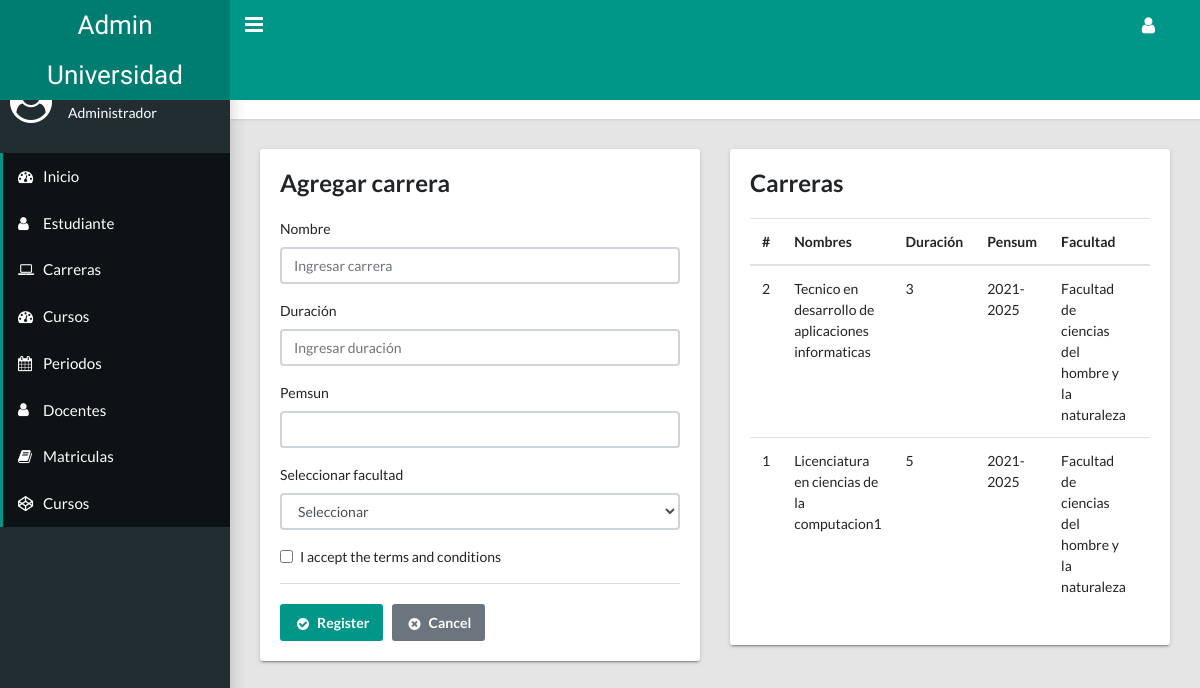
Before: /?option=carrera (signed in) with the older database file.
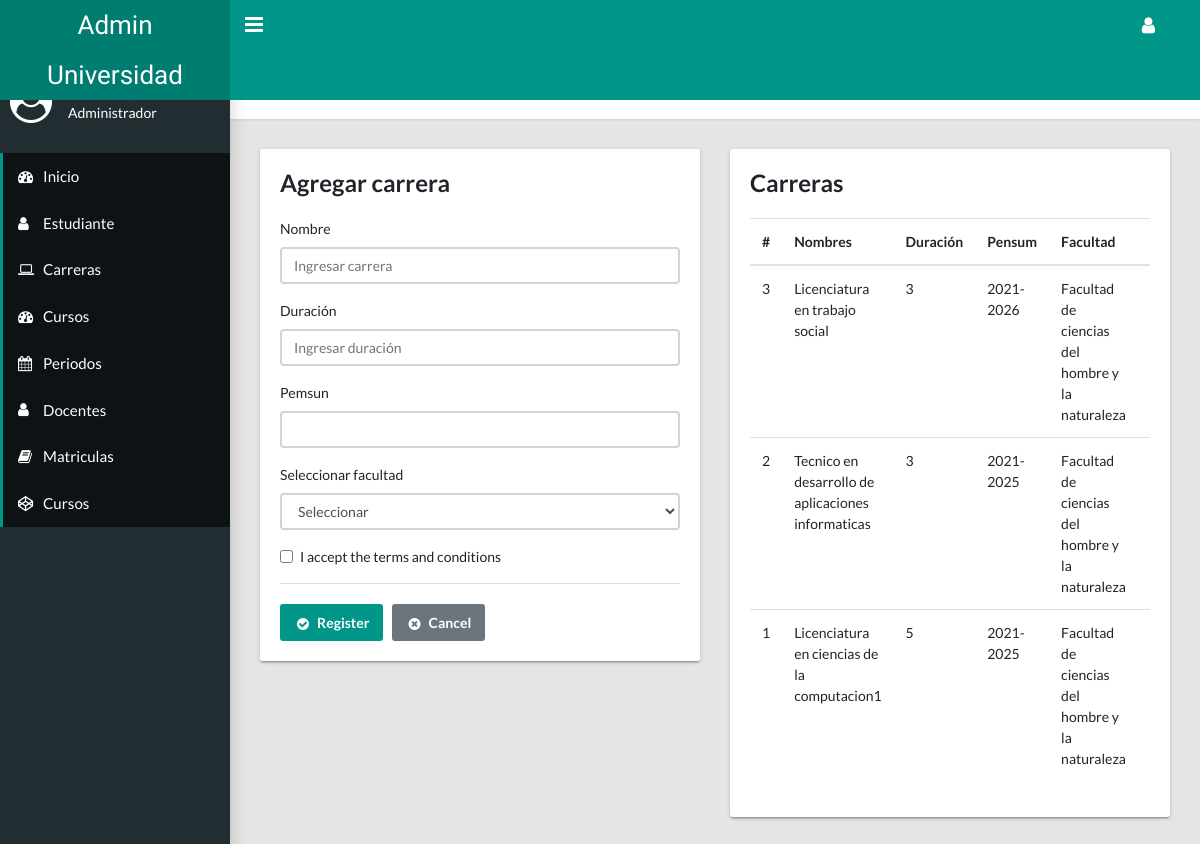
After: the same page with the newer database file.
### tables this page shows
CREATE TABLE `carreras` (
  `id` int(11) NOT NULL,
  `duracion` int(11) NOT NULL,
  `nombre` varchar(50) NOT NULL,
  `pensum` varchar(56) NOT NULL,
  `id_facultad` int(30) NOT NULL
);

CREATE TABLE `facultad` (
  `id` int(11) NOT NULL,
  `nombre` varchar(102) NOT NULL
);

### procesos/general_crud.php (called while the page is built, shortened)
<?php
    function select_data($query){
        $con = get_conexion();
        $result = $con->query($query);
        return $result->fetchAll(PDO::FETCH_ASSOC);
    }
?>

### procesos/mostrar-datos.php (called while the page is built, shortened)
<?php
    include_once "./procesos/general_crud.php";
    $query = "SELECT carreras.id,carreras.nombre,carreras.duracion,carreras.pensum,facultad.nombre as facultad FROM carreras INNER JOIN facultad ON carreras.id_facultad=facultad.id ORDER BY id DESC";
    $result_carrera_facultad = select_data($query);
?>

### views/career.php (the view, shortened to what this page needs)
<?php
include_once "./procesos/mostrar-datos.php";
?>
<main class="app-content">
    <div class="app-title">
        <div>
            <h1><i class="fa fa-laptop"></i>Carreras</h1>
        </div>
        <ul class="app-breadcrumb breadcrumb">
            <li class="breadcrumb-item"><a href="#">Carreras</a></li>
        </ul>
    </div>
    <div class="row">
        <div class="col-md-6">
            <div class="tile">
                <h3 class="tile-title">Agregar carrera</h3>
                <div class="tile-body">
                    <form method="POST" action="./procesos/carrera_procesos.php">
                        <div class="form-group">
                            <label class="control-label">Nombre</label>
                            <input name="nombre" class="form-control" type="text" placeholder="Ingresar carrera">
                        </div>
                        <div class="form-group">
                            <label class="control-label">Duración</label>
                            <input name="duracion" min="1" class="form-control" type="number" placeholder="Ingresar duración">
                        </div>
                        <div class="form-group">
                            <label class="control-label">Pemsun</label>
                            <input name="pensum" class="form-control" type="text">
                        </div>
                        <div class="form-group">
                            <label for="exampleSelect1">Seleccionar facultad</label>
                            <select name="id_facultad" class="form-control" id="exampleSelect1">
                                <option value="" selected disabled>Seleccionar</option>
                            </select>
                        </div>
                        <div class="form-group">
                            <div class="form-check">
                                <label class="form-check-label">
                                    <input class="form-check-input" type="checkbox">I accept the terms and
                                    conditions
                                </label>
                            </div>
                        </div>
                        <div class="tile-footer">
                            <button class="btn btn-primary" name="add_carrera" type="submit"><i class="fa fa-fw fa-lg fa-check-circle"></i>Register</button>&nbsp;&nbsp;&nbsp;<a class="btn btn-secondary" href="?option=carrera"><i class="fa fa-fw fa-lg fa-times-circle"></i>Cancel</a>
                        </div>
                    </form>
                </div>
            </div>
        </div>
        <div class="col-md-6">
            <div class="tile">
                <h3 class="tile-title">Carreras</h3>
                <table class="table table-hover table-responsive">
                    <thead>
                        <tr>
                            <th>#</th>
                            <th>Nombres</th>
                            <th>Duración</th>
                            <th>Pensum</th>
                            <th>Facultad</th>
                            <th>Acciones</th>
                        </tr>
                    </thead>
                    <tbody>
                    <?php foreach($result_carrera_facultad AS $result):?>
                        <tr>
                            <td><?php echo $result['id'] ?></td>
                            <td><?php echo $result['nombre'] ?></td>
                            <td><?php echo $result['duracion'] ?></td>
                            <td><?php echo $result['pensum'] ?></td>
                            <td><?php echo $result['facultad'] ?></td>
                            <td>
                            </td>
                        </tr>
                    <?php endforeach; ?>
                    </tbody>
                </table>
            </div>
        </div>
    </div>
</main>

### views/template/header.php (shortened to what this page needs)
<!DOCTYPE html>
<html lang="en">
  <head><base href="./">
    <link rel="stylesheet" type="text/css" href="public/css/main.css">
    <link rel="stylesheet" href="//cdn.jsdelivr.net/npm/alertifyjs@1.13.1/build/css/alertify.min.css"/>
    <link rel="stylesheet" type="text/css" href="https://maxcdn.bootstrapcdn.com/font-awesome/4.7.0/css/font-awesome.min.css">
  </head>
  <body class="app sidebar-mini">
    <header class="app-header"><a class="app-header__logo" href="index.html">Admin Universidad</a>
      <a class="app-sidebar__toggle" href="#" data-toggle="sidebar" aria-label="Hide Sidebar"></a>
      <ul class="app-nav">
        <li class="dropdown"><a class="app-nav__item" href="#" data-toggle="dropdown" aria-label="Open Profile Menu"><i class="fa fa-user fa-lg"></i></a>
        </li>
      </ul>
    </header>
    <aside class="app-sidebar">
      <div class="app-sidebar__user">
        <?php if(!isset($_SESSION['estudiante'])): ?>
        <img class="app-sidebar__user-avatar" width="20px" src="./public/img/fotos_docentes/<?php if(isset($_SESSION['admin'])){echo $_SESSION['admin']['foto'];}elseif(isset($_SESSION['docente'])){echo $_SESSION['docente']['foto'];} ?>">
        <?php else: ?>
          <i class="fa fa-user-circle fa-3x mr-3"></i>
        <?php endif; ?>
        <div>
          <p class="app-sidebar__user-name">
          </p>
          <p class="app-sidebar__user-designation">
          <?php if(isset($_SESSION['admin'])): ?>
            Administrador
          <?php elseif(isset($_SESSION['docente'])): ?>
            Profesor
          <?php else: ?>
            Estudiante
          <?php endif; ?>
          </p>
        </div>
      </div>
      <ul class="app-menu">
        <li><a class="app-menu__item active" href="index.php"><i class="app-menu__icon fa fa-dashboard"></i><span class="app-menu__label">Inicio</span></a></li>
        <?php if(isset($_SESSION['admin']) || isset($_SESSION['docente'])):?>
        <li><a class="app-menu__item active" href="?option=user"><i class="app-menu__icon fa fa-user"></i><span class="app-menu__label">Estudiante</span></a></li>
        <?php endif ?>
        <?php if(isset($_SESSION['admin'])):?>
          <li><a class="app-menu__item active" href="?option=carrera"><i class="app-menu__icon fa fa-laptop"></i><span class="app-menu__label">Carreras</span></a></li>
        <?php endif ?>
        <?php if(isset($_SESSION['docente'])):?>
        <li><a class="app-menu__item active" href="?option=cursos"><i class="app-menu__icon fa fa-dashboard"></i><span class="app-menu__label">Cursos</span></a></li>
        <?php endif ?>
        <?php if(isset($_SESSION['admin'])):?>
        <li><a class="app-menu__item active" href="?option=periodos"><i class="app-menu__icon fa fa-calendar"></i><span class="app-menu__label">Periodos</span></a></li>
        <li><a class="app-menu__item active" href="?option=docente"><i class="app-menu__icon fa fa-user"></i><span class="app-menu__label">Docentes</span></a></li>
        <?php endif ?>
        <?php if(isset($_SESSION['estudiante'])): ?>
        <li><a class="app-menu__item active" href="?option=matricula"><i class="app-menu__icon fa fa-book"></i><span class="app-menu__label">Matriculas</span></a></li>
        <li><a class="app-menu__item active" href="?option=inscribirse"><i class="app-menu__icon fa fa-codepen"></i><span class="app-menu__label">Cursos</span></a></li>
        <?php endif; ?>
      </ul>
    </aside>

### index.php (shortened to what this page needs)
<?php
    include_once "views/template/header.php";
?>
    <?php
        $option = isset($_GET['option']) ? $_GET['option'] : '';
    if($option == 'user'){
        include_once "views/table_students.php";
    }elseif($option == 'carrera'){
        include_once "views/career.php";
    }elseif($option == 'cursos'){
        include_once "views/course.php";
    }elseif($option == 'periodos'){
        include_once "views/add_periodo.php";
    }elseif($option == 'docente'){
        include_once "views/table_teacher.php";
    }elseif($option == 'matricula'){
        include_once "views/matricula_user.php";
    }elseif($option == 'inscribirse'){
        include_once "views/add_course.php";
    }elseif($option == 'perfil'){
        include_once "views/perfil_user.php";
    }elseif($option == 'edit_docente'){
        include_once "./views/edit_docente.php";
    }elseif($option == 'edit_carrera'){
        include_once "./views/edit_carrera.php";
    }elseif($option == 'edit_periodo'){
        include_once "./views/edit_periodo.php";
    }elseif($option == 'edit_curso'){
        include_once "./views/edit_curso.php";
    }elseif($option == 'edit_estudiante'){
        include_once "./views/edit_estudiante.php";
    }else{
        include_once "views/dashboard.php";
    }
    ?>
<?php
    include_once "views/template/footer.php";
?>

### views/template/footer.php (shortened to what this page needs)
  </body>
</html>

Changed rows visible on the page:
added carreras: id "3", nombre "Licenciatura en trabajo social", duracion "3", pensum "2021-2026", id_facultad.nombre "Facultad de ciencias del hombre y la naturaleza"
